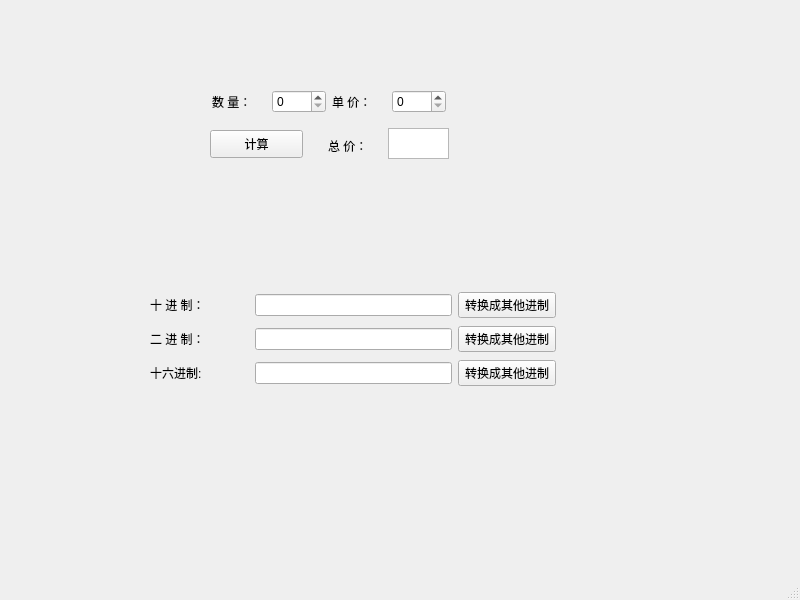
<?xml version="1.0" encoding="UTF-8"?>
<ui version="4.0">
 <class>MainWindow</class>
 <widget class="QMainWindow" name="MainWindow">
  <property name="geometry">
   <rect>
    <x>0</x>
    <y>0</y>
    <width>800</width>
    <height>600</height>
   </rect>
  </property>
  <property name="windowTitle">
   <string>MainWindow</string>
  </property>
  <widget class="QWidget" name="centralwidget">
   <widget class="QWidget" name="layoutWidget">
    <property name="geometry">
     <rect>
      <x>150</x>
      <y>290</y>
      <width>406</width>
      <height>98</height>
     </rect>
    </property>
    <layout class="QGridLayout" name="gridLayout_2">
     <item row="0" column="1" colspan="2">
      <widget class="QLineEdit" name="lineDec"/>
     </item>
     <item row="0" column="3">
      <widget class="QPushButton" name="bntDec">
       <property name="text">
        <string>转换成其他进制</string>
       </property>
      </widget>
     </item>
     <item row="1" column="0">
      <widget class="QLabel" name="label_5">
       <property name="text">
        <string>二 进 制：</string>
       </property>
      </widget>
     </item>
     <item row="1" column="1" colspan="2">
      <widget class="QLineEdit" name="lineBin">
       <property name="text">
        <string/>
       </property>
      </widget>
     </item>
     <item row="1" column="3">
      <widget class="QPushButton" name="bntBin">
       <property name="text">
        <string>转换成其他进制</string>
       </property>
      </widget>
     </item>
     <item row="2" column="3">
      <widget class="QPushButton" name="bntHex">
       <property name="text">
        <string>转换成其他进制</string>
       </property>
      </widget>
     </item>
     <item row="0" column="0">
      <widget class="QLabel" name="label_4">
       <property name="text">
        <string>十 进 制：</string>
       </property>
      </widget>
     </item>
     <item row="2" column="0">
      <widget class="QLabel" name="label_6">
       <property name="text">
        <string>十六进制:</string>
       </property>
      </widget>
     </item>
     <item row="2" column="1" colspan="2">
      <widget class="QLineEdit" name="lineHex"/>
     </item>
    </layout>
   </widget>
   <widget class="QPushButton" name="bntCaculate">
    <property name="geometry">
     <rect>
      <x>210</x>
      <y>130</y>
      <width>93</width>
      <height>28</height>
     </rect>
    </property>
    <property name="text">
     <string>计算</string>
    </property>
   </widget>
   <widget class="QTextEdit" name="textTprice">
    <property name="geometry">
     <rect>
      <x>388</x>
      <y>128</y>
      <width>61</width>
      <height>31</height>
     </rect>
    </property>
   </widget>
   <widget class="QLabel" name="label_3">
    <property name="geometry">
     <rect>
      <x>328</x>
      <y>138</y>
      <width>69</width>
      <height>16</height>
     </rect>
    </property>
    <property name="text">
     <string>总 价：  </string>
    </property>
   </widget>
   <widget class="QWidget" name="">
    <property name="geometry">
     <rect>
      <x>212</x>
      <y>90</y>
      <width>234</width>
      <height>23</height>
     </rect>
    </property>
    <layout class="QHBoxLayout" name="horizontalLayout">
     <item>
      <widget class="QLabel" name="label">
       <property name="text">
        <string>数 量： </string>
       </property>
      </widget>
     </item>
     <item>
      <widget class="QSpinBox" name="spinNum"/>
     </item>
     <item>
      <widget class="QLabel" name="label_2">
       <property name="text">
        <string>单 价：  </string>
       </property>
      </widget>
     </item>
     <item>
      <widget class="QSpinBox" name="spinSprice"/>
     </item>
    </layout>
   </widget>
  </widget>
  <widget class="QMenuBar" name="menubar">
   <property name="geometry">
    <rect>
     <x>0</x>
     <y>0</y>
     <width>800</width>
     <height>26</height>
    </rect>
   </property>
  </widget>
  <widget class="QStatusBar" name="statusbar"/>
 </widget>
 <resources/>
 <connections/>
</ui>
